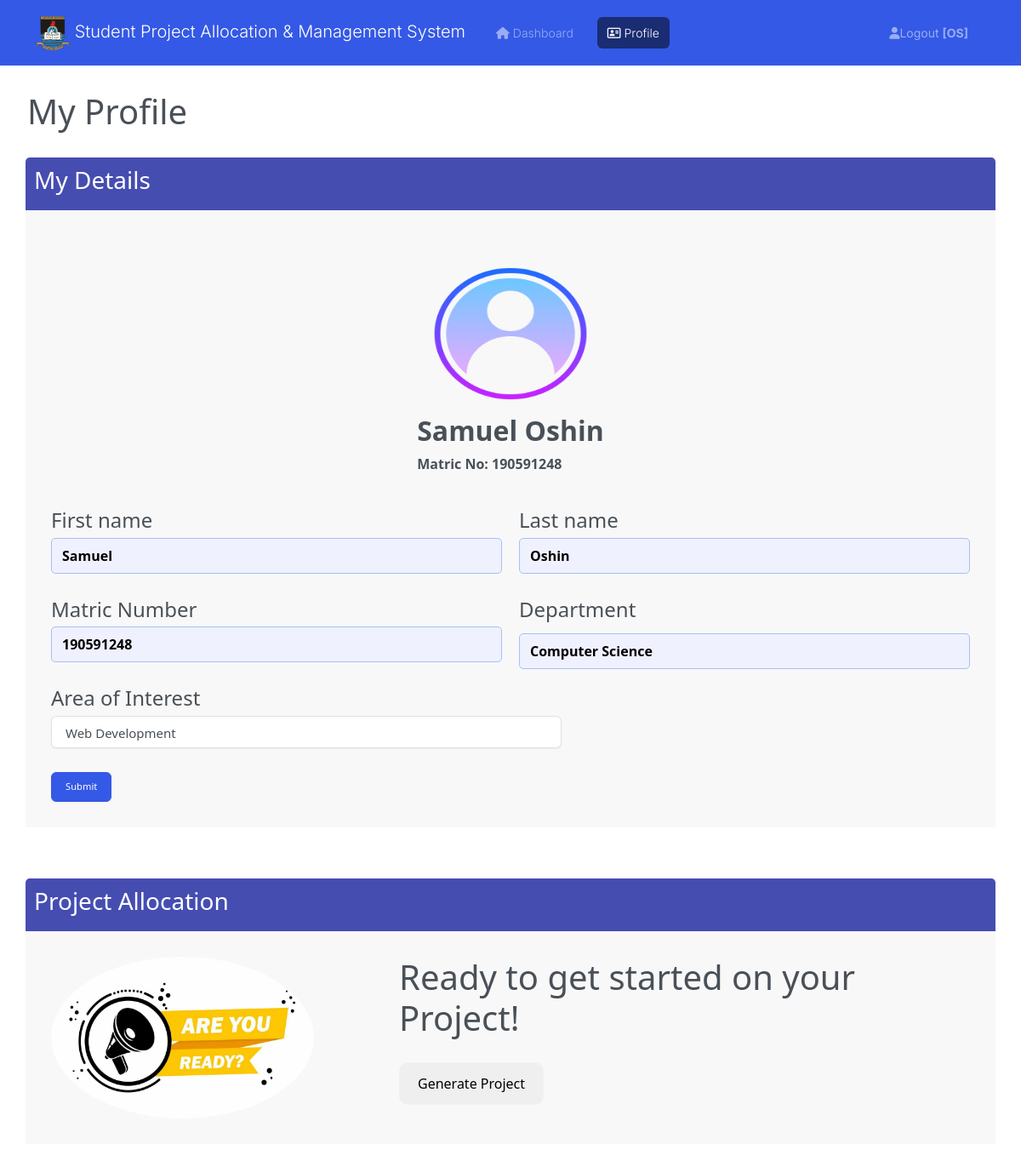
/std-profile.php (signed in), run on the app's committed database.
### tables this page shows
CREATE TABLE `student` (
  `id` int(11) NOT NULL,
  `name` varchar(255) NOT NULL,
  `department` varchar(50) NOT NULL DEFAULT 'Computer Science',
  `field_of_interest` varchar(255) NOT NULL,
  `level` varchar(50) NOT NULL DEFAULT 'BSc',
  `matric` varchar(50) NOT NULL,
  `date` date NOT NULL,
  `project_id` int(11) NOT NULL,
  `lecturer_id` int(11) DEFAULT NULL
);

### studentprofile.php (the view, shortened to what this page needs)
<section>
    <div class="profile_cont">
        <div class="sectionHeader">
            <h1>My Profile</h1>
        </div>
        <div class="profile-inct">
            <div class="prof-Head">
                <h3>My Details</h3>
            </div>
            <form id="profile_form" action="updatestudent.php" method="post">
                <div class="details-my">
                    <div class="student_details">
                        <div class="student_avatar">
                            <div class="avatar_img"><img class="proImg" src="image\User Default_96px.png" /></div>
                            <div class="avatarName">
                                <h2 class="fw-bold"><?php echo $studentName; ?></h2>
                                <p class="fw-bold">Matric No: <?php echo $matric; ?></p>
                            </div>
                        </div>
                        <div class="profile_info">
                            <div class="regForm">
                                <div class="signfcase">
                                    <label class="formdetails">
                                        <h4 class="formlabel">First name</h4>
                                        <input id="sname" type="text" name="std_fname" required placeholder="Enter Your First Name" class="signNn" value="<?php echo $firstname ?>" />
                                    </label>
                                    <label class="formdetails">
                                        <h4 class="formlabel">Last name</h4>
                                        <input id="sname" type="text" name="std_lname" required placeholder="Enter Your Last Name" class="signNn" value="<?php echo $lastname ?>" />
                                    </label>
                                </div>
                                <div class="signfcase">
                                    <label class="formdetails">
                                        <h4 class="formlabel">Matric Number</h4>
                                        <input id="sname" type="text" name="std_no" required placeholder="Enter Your Matric No." class="signNn" value="<?php echo $matric ?>" />
                                    </label>
                                    <div class="formdetails">
                                        <h4><label for="std_dept" class="formlabel">Department</label></h4>
                                        <input id="sname" type="text" name="std_dept" value="<?php echo $department; ?>" class="signNn" required readonly>
                                    </div>
                                </div>
                                <div class="signfArea">
                                    <label class="formArea">
                                        <h4 class="formlabel">Area of Interest</h4>
                                        <select id="field_of_interest" name="field_of_interest" required class="form-control" placeholder="Select your field of interest" style="font-size: 15px;">
                                            <option value="<?php echo $fieldOfInterest; ?>" selected><?php echo $fieldOfInterest; ?></option>
                                        </select>
                                    </label>
                                </div>
                                <button type="submit" class="btn btn-primary btntext">Submit</button>
                            </div>
                        </div>
                    </div>
                </div>
            </form>
        </div>
    </div>
</section>
<section class="geneSec">
    <div class="profile_cont" id="projectallocate" style="display: none;">
        <div class="profile-inct">
            <div class="gen-Head">
                <h3>Project Allocation</h3>
            </div>
            <div class="projectGenCont">
                <div class="readyImg"><img class="proImg" src="image/get started.jpg"></div>
                <div class="getStartedHd">
                    <h1> Ready to get started on your Project!</h1>
                    <button class="generatBtnp" data-bs-toggle="collapse" data-bs-target="#collapseCard" aria-expanded="false" aria-controls="collapseCard" id="generateBtn"><span class="geneTxt">Generate Project</span></button>
                </div>
            </div>
        </div>
    </div>
</section>

### css/styles.css (style rules this page uses)
* { padding: 0; margin: 0; box-sizing: border-box; }
.btntext { font-size: 1.5em; font-weight: bold; color:rgb(240, 232, 232); text-align: center; }

### css/profilesty.css (style rules this page uses)
* { padding: 0; margin: 0; box-sizing: border-box; }
.profile_cont { padding: 30px; font-family:'Segoe UI', Tahoma, Geneva, Verdana, sans-serif; }
.profile-inct { inset: 1px 1px 2px 0 #e8ebee; border-radius: 6px 6px 0px 0px; background-color: #f8f8f8; }
.prof-Head { padding: 10px; color: #fff; border-radius: 5px 5px 0px 0px; background-color: #464db1; }
.details-my { padding: 30px; display: flex; }
.student_details { display: flex; flex-direction: row; gap: 70px; width: 100%; }
.student_avatar { display: flex; height: 250px; padding: 20px; flex-direction: column; }
.avatar_img { display: flex; border-radius: 50%; align-items: center; justify-content: center; }
.proImg { height: 190px; width: 100%; border-radius: 50%; }
.profile_info { width: 70%; }
.formdetails { display: flex; flex-direction: column; width: 50%; }
.formlabel { margin-bottom: 6px; }
.signfcase { display: flex; flex-direction: row; gap: 20px; font-family:'Segoe UI', Tahoma, Geneva, Verdana, sans-serif; margin-bottom: 20px; }
#sname { background-color: #f0f1ff; border: 1px solid #a7c0f5; border-radius: 5px; height: 42px; font-weight: 600; padding: 0.375rem 0.75rem; }
::placeholder { font-size: 0.9rem; font-weight: 400; line-height: 1.5; }
.form-control { display: block; width: 100%; height: 2.375rem; background-color: #f0f1ff; border: 1px solid #a7c0f5; border-radius: 5px; font-weight: 600; padding: 0.375rem 0.75rem; min-width: 100px; max-width: 600px; margin-right: auto; margin-left: auto; }
.sectionHeader { margin-bottom: 30px; padding-left: 2px; }
.gen-Head { padding: 10px; color: #ffffff; border-radius: 5px 5px 0px 0px; background-color: #464db1; }
.projectGenCont { padding: 30px; display: flex; gap: 100px; }
.generatBtnp { height: 50px; width: 170px; border-radius: 10px; border: 1px solid #f0f1ff; cursor: pointer!important; margin-top: 20px; }
.signfArea { display: flex; flex-direction: row; gap: 20px; font-family:'Segoe UI', Tahoma, Geneva, Verdana, sans-serif; margin-bottom: 20px; }
.formArea { display: flex; flex-direction: column; width: 50%; }
@media only screen and (max-width: 1200px) { .student_details { flex-direction: column; justify-content: center; align-items: center; } }
@media only screen and (max-width: 1200px) { .profile_info { width: 100%; } }
@media only screen and (max-width: 1200px) { .signfArea { display: flex; flex-direction: row; gap: 20px; font-family:'Segoe UI', Tahoma, Geneva, Verdana, sans-serif; margin-bottom: 20px; } }
@media only screen and (max-width: 1200px) { .formArea { width: 100%; } }
@media only screen and (max-width: 1200px) { .form-control { margin: 0; } }

### data on the page
student: matric "190591248", std_no "190591248", std_dept "Computer Science", field_of_interest "Web Development"

### other printed values
$profile_lname "O"
$profile_fname "S"
$studentName "Samuel Oshin"
